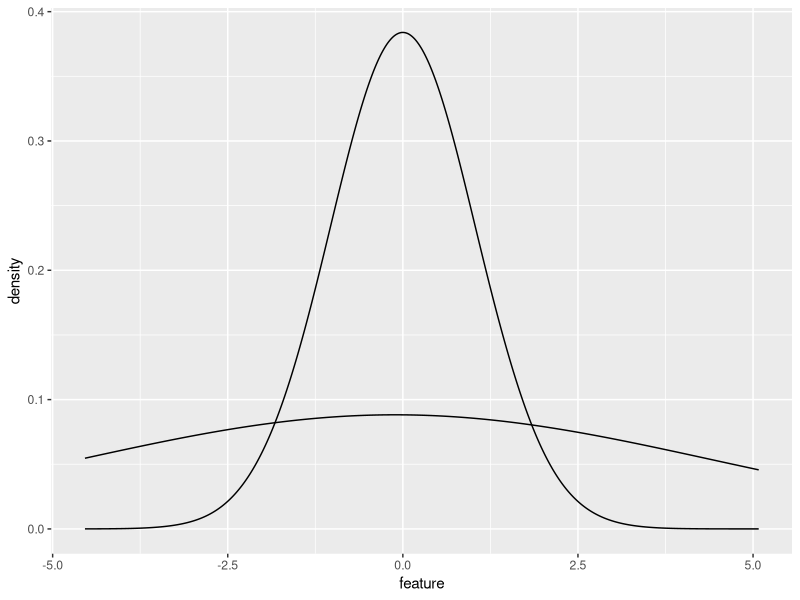

The R source for this figure:
library("ggplot2")

# 1. Generate a Random Normal population in vector p
# 2. Random Sample n = 30 from pop
# 3. Smooth the curves
# 4. Notice the population mean is very close to 0 with a large N (.0014)
# during the last run.  Sample mean is -0.515.  Every time we run the script
# pop mean would be close to 0.  Sample mean will have more variance between runs
# giving different estimate erro

p <- rnorm(1000000, mean=0, sd=1)
s <- sample(p,5)

pframe <- data.frame(feature = p)
sframe <- data.frame(feature = s)

#p1 <- ggplot(pframe, aes(x=feature)) + geom_density()

plot <- ggplot() + 
  # pop
  geom_density(data=pframe, aes(x=feature), adjust=5) +
  # sample
  geom_density(data=sframe, aes(x=feature), adjust=5) + 
  scale_fill_manual( values = c("red","blue"))

print(plot)
cat(sprintf("Pop Mean %s ", mean(p)))
cat(sprintf("Sample Mean %s ", mean(s)))    